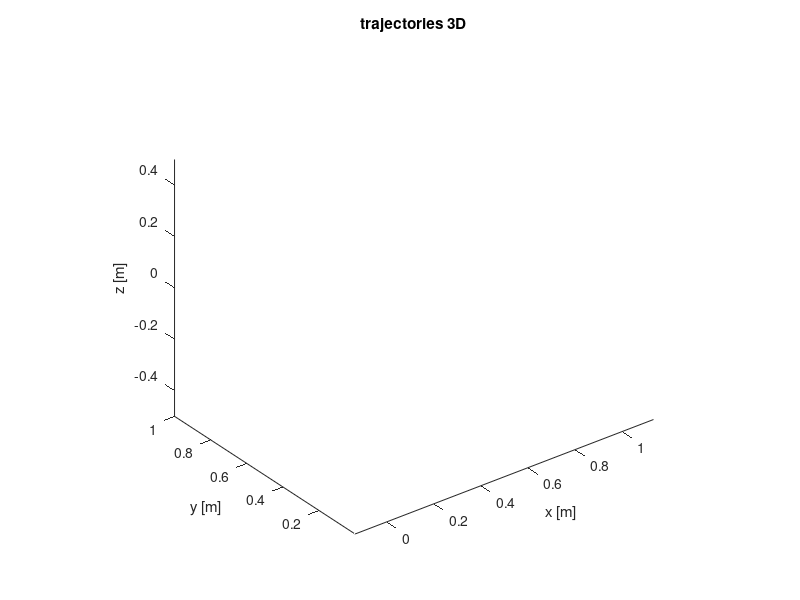

Here is the MATLAB script that generated this plot: (Note: this script raises an error after producing the figure.)
no_begin=50;
no_end=24+14;
% %% Plot results
% figure(7)
% clf
% 
% ax1 = subplot(2,1,1);
% title('trajectory of COM 3d')
% xlabel('x [m]') % x-axis label
% ylabel('y [m]') % y-axis label
% zlabel('z [m]') % z-axis label
% view(3)
% hold on
% plot3(xc,yc,zc,'-*k')
% hold off
% legend('COM','Location','southeast')
% 
% ax2 = subplot(2,1,2);
% title('trajectories 3d')
% xlabel('x [m]') % x-axis label
% ylabel('y [m]') % y-axis label
% zlabel('z [m]') % z-axis label
% view(3)
% hold on
% plot3(xz,yz,zz,'-*g')
% 
% plot3(xz_up,yz_up,zz_up,'-*r')
% plot3(xz_down,yz_down,zz_down,'-*m')
% 
% plot3(xcapture,ycapture,zcapture,'-*b')
% hold off
% hold on;
% pstep=[xstep ystep];
% psi=zeros(size(pstep,1)*3,1);
% firstSS=(phase_type(2)=='r');
% 
% XY=drawing_rectangle_rotate(pstep,psi,backtoankle,fronttoankle,exttoankle,inttoankle,firstSS);
% for j=1:length(pstep)
%     plot3(XY(j,1:5),XY(j,6:10),repmat(zstep(j),1,5),'-k','LineWidth',2)
% end
% 
% XY=drawing_rectangle_rotate(pstep,psi,backtoankle-sole_margin,fronttoankle-sole_margin,exttoankle-sole_margin,inttoankle-sole_margin,firstSS);
% for j=1:length(pstep)
%     plot3(XY(j,1:5),XY(j,6:10),repmat(zstep(j),1,5),':k','LineWidth',2)
% end
% 
% XY=drawing_rectangle_rotate(pstep,psi,backtoankle+4*sole_margin,fronttoankle+4*sole_margin,exttoankle+4*sole_margin,inttoankle+4*sole_margin,firstSS);
% for j=1:length(pstep)
%     fill3(XY(j,1:5),XY(j,6:10),repmat(zstep(j),1,5),[132,200,225]/255,'LineStyle','none')
% end
% hold off
% hlink = linkprop([ax1,ax2],{'CameraPosition','CameraUpVector'}); 
% rotate3d on
% 
% legend('CoP','CoP up','CoP down','Capture point','Location','southeast')

%% Plot results 3D
figure(8)
clf

title('trajectories 3D')
xlabel('x [m]') % x-axis label
ylabel('y [m]') % y-axis label
zlabel('z [m]') % z-axis label
axis equal
view(3)
hold on
plot3(xc,yc,zc-h_com*0+0.0,'-*k')
legend('COM','Location','southeast')

plot3(xz,yz,zz,'-*g')

plot3(xz_up,yz_up,zz_up,'-*r')
plot3(xz_down,yz_down,zz_down,'-*m')

plot3(xcapture,ycapture,zcapture,'-*b')

plot3(xdcm,ydcm,zdcm-h_com*0+0.0,'-*b')
hold off
hold on;
XY=drawing_rectangle_rotate(pstep,psi,backtoankle,fronttoankle,exttoankle,inttoankle,firstSS);
for j=1:length(pstep)
    plot3(XY(j,1:5),XY(j,6:10),repmat(zstep(j),1,5),'-k','LineWidth',2)
end

XY=drawing_rectangle_rotate(pstep,psi,backtoankle-sole_margin,fronttoankle-sole_margin,exttoankle-sole_margin,inttoankle-sole_margin,firstSS);
for j=1:length(pstep)
    plot3(XY(j,1:5),XY(j,6:10),repmat(zstep(j),1,5),':k','LineWidth',2)
end

XY=drawing_rectangle_rotate(pstep,psi,backtoankle+4*sole_margin,fronttoankle+4*sole_margin,exttoankle+4*sole_margin,inttoankle+4*sole_margin,firstSS);
for j=1:length(pstep)
    fill3(XY(j,1:5),XY(j,6:10),repmat(zstep(j),1,5),[132,200,225]/255,'LineStyle','none')
end
hold off
legend('COM','CoP','CoP up','CoP down','Capture point','Location','southeast')



%% Plot results top view
figure(13)
clf

title('trajectories 3D')
xlabel('x [m]') % x-axis label
ylabel('y [m]') % y-axis label
axis equal
% axis image
hold on
plot(xc(1:length(xvcom_ref)-no_end),yc(1:length(xvcom_ref)-no_end),'-*k')
legend('COM','Location','southeast')

plot(xz(1:length(xvcom_ref)-no_end),yz(1:length(xvcom_ref)-no_end),'-*g')

plot(xz_up(1:length(xvcom_ref)-no_end),yz_up(1:length(xvcom_ref)-no_end),'-*r')
plot(xz_down(1:length(xvcom_ref)-no_end),yz_down(1:length(xvcom_ref)-no_end),'-*m')

% plot(xcapture,ycapture,'-*b')

% plot(xdcm,ydcm,'-*b')
hold off

hold on;
XY=drawing_rectangle_rotate(pstep,psi,backtoankle,fronttoankle,exttoankle,inttoankle,firstSS);
for j=1:length(pstep)
    plot(XY(j,1:5),XY(j,6:10),'-k','LineWidth',2)
end

XY=drawing_rectangle_rotate(pstep,psi,backtoankle-sole_margin,fronttoankle-sole_margin,exttoankle-sole_margin,inttoankle-sole_margin,firstSS);
for j=1:length(pstep)
    plot(XY(j,1:5),XY(j,6:10),':k','LineWidth',2)
end

        
% plot(p_sommet{1}(1)+xstep(12:13),p_sommet{1}(2),'*b')
% for j=2:number_level
%     plot(p_sommet{j}(1:3:end)+xstep(12:13),p_sommet{j}(2:3:end),'-*b')
% end
% 
% for j=1:number_level-1
%     for k=1:size(edge{j},1)
%          plot(edge{j}(k,1:3:end)+xstep(12:13),edge{j}(k,2:3:end),'-r')
%     end
% end

% XY=drawing_rectangle_rotate(pstep,psi,backtoankle+4*sole_margin,fronttoankle+4*sole_margin,exttoankle+4*sole_margin,inttoankle+4*sole_margin,firstSS);
% for j=1:length(pstep)
%     fill3(XY(j,1:5),XY(j,6:10),[132,200,225]/255,'LineStyle','none')
% end

% plot(pstep(:,1),pstep(:,2),'o');
% plot(pstep(:,1)+xtranslate_step,pstep(:,2),'*');
hold off
legend('COM','CoP','CoP up','CoP down','Location','southeast')

%% Plot results Zeta
figure(10)
clf
title('zeta')
xlabel('t [s]') % x-axis label
ylabel('zeta [s^2]') % y-axis label
hold on
plot(phase_duration_sampling_cumul,zeta_up_ref,'-*')
plot(phase_duration_sampling_cumul,zeta_down_ref,'-*')
plot([0;phase_duration_sampling_cumul(1:size(zeta)-1)],zeta,'*')
plot([0:size(zc_discret,1)-1]*0.005,(zc_discret-zz_discret*0)./(zddc_discret+g),'-')
hold off
legend('Zeta up','Zeta down','Zeta','Location','southeast')

%% Plot results COM frontal
figure(11)
clf
title('COM frontal')
xlabel('y [m]') % x-axis label
ylabel('z [m]') % y-axis label
axis equal
% axis image
hold on
plot(yc(no_begin+1:vcom_change),zc(no_begin+1:vcom_change),'*b')
h1=plot(yc_discret(no_begin*20+1:round(end/2)+5*20),zc_discret(no_begin*20+1:round(end/2)+5*20),'b');

plot(yc(vcom_change+1:(length(xvcom_ref)-no_end)),zc(vcom_change+1:(length(xvcom_ref)-no_end)),'*r')
h2=plot(yc_discret(round(end/2)+5*20:end-no_end*20),zc_discret(round(end/2)+5*20:end-no_end*20),'r');

hold off
legend([h1,h2],{['COM wth spd ' num2str(vcom_1) 'm.s-1'],['COM with spd ' num2str(vcom_2) 'm.s-1']},'Location','southeast')

%% Plot results COM sagittal
switch kinematic_limit
    case ''
        xstep_sampling=Px_step_ref(1:end-15,:)*xstep;
        ystep_sampling=Px_step_ref(1:end-15,:)*ystep;
        zstep_sampling=zzmp_ref(1:end-15);

        xdiff_c_step=xc-xstep_sampling;
        ydiff_c_step=yc-ystep_sampling;


        a=tan(angle_successive(1:end-1)');
        b=[polyhedron_lim(1:end-1)./cos(angle_successive(1:end-1))]';

        z=[xdiff_c_step*a+repmat(b,size(xdiff_c_step,1),1) ydiff_c_step*a+repmat(b,size(ydiff_c_step,1),1)]+zstep_sampling;

        xstep_sampling=[Px_step_ref(1:2,:);Px_step_ref(1:end-17,:)]*xstep;
        ystep_sampling=[Px_step_ref(1:2,:);Px_step_ref(1:end-17,:)]*ystep;
        zstep_sampling=[zzmp_ref(1:2);zzmp_ref(1:end-17)];

        xdiff_c_step=xc-xstep_sampling;
        ydiff_c_step=yc-ystep_sampling;


        a=tan(angle_successive(1:end-1)');
        b=[polyhedron_lim(1:end-1)./cos(angle_successive(1:end-1))]';

        z=[z [xdiff_c_step*a+repmat(b,size(xdiff_c_step,1),1) ydiff_c_step*a+repmat(b,size(ydiff_c_step,1),1)]+zstep_sampling];

        zmax=min(z,[],2);

        figure(12)
        clf
        title('COM sagittal')
        xlabel('x [m]') % x-axis label
        ylabel('z [m]') % y-axis label
        axis equal
%         axis image
        hold on
        plot(xc(1:vcom_change),zc(1:vcom_change),'*b')
        h1=plot(xc_discret(1:vcom_change*20),zc_discret(1:vcom_change*20),'b');

        plot(xc(vcom_change+1:end),zc(vcom_change+1:end),'*r')
        h2=plot(xc_discret(vcom_change*20+1:end),zc_discret(vcom_change*20+1:end),'r');


        h3=plot(xc(1:120),zmax(1:120),'*-');
        h4=[];
        for i=1:size(xstep,1)-2
            h4=plot([-0.52:0.01:0.52]+xstep(i),[min([-0.52:0.01:0.52]'*a+repmat(b,size([-0.52:0.01:0.52],1),1),[],2) repmat(-polyhedron_lim(end),size([-0.52:0.01:0.52]',1))],'k');
        end

        hold off
        if isempty(h4)
            legend([h1,h2,h3],{['COM wth spd ' num2str(vcom_1) 'm.s-1'],['COM with spd ' num2str(vcom_2) 'm.s-1'],'limit max COM height'},'Location','southeast')
        else
            legend([h1,h2,h3,h4(1)],{['COM wth spd ' num2str(vcom_1) 'm.s-1'],['COM with spd ' num2str(vcom_2) 'm.s-1'],'limit max COM height','kinematic limits polyhedron'},'Location','southeast')
        end
    case 'hexagon'
        xstep_sampling=Px_step_ref(1:end-15,:)*xstep;
        ystep_sampling=Px_step_ref(1:end-15,:)*ystep;
        zstep_sampling=zzmp_ref(1:end-15);

        xdiff_c_step=xc-xstep_sampling;
        ydiff_c_step=yc-ystep_sampling;


        % a=tan(angle_successive(1:end-1)');
        % b=[polyhedron_lim(1:end-1)./cos(angle_successive(1:end-1))]';

        % z=[xdiff_c_step*a+repmat(b,size(xdiff_c_step,1),1) ydiff_c_step*a+repmat(b,size(ydiff_c_step,1),1)]+zstep_sampling;

        z=[];
        for i=1:size(plan_hexagon,2)
            for j=1:size(plan_hexagon{i},1)
                z=[z -(plan_hexagon{i}(j,1)*xdiff_c_step+plan_hexagon{i}(j,2)*ydiff_c_step+plan_hexagon{i}(j,4))/plan_hexagon{i}(j,3)];
            end
        end

        xstep_sampling=[Px_step_ref(1:2,:);Px_step_ref(1:end-17,:)]*xstep;
        ystep_sampling=[Px_step_ref(1:2,:);Px_step_ref(1:end-17,:)]*ystep;
        zstep_sampling=[zzmp_ref(1:2);zzmp_ref(1:end-17)];

        xdiff_c_step=xc-xstep_sampling;
        ydiff_c_step=yc-ystep_sampling;


        % a=tan(angle_successive(1:end-1)');
        % b=[polyhedron_lim(1:end-1)./cos(angle_successive(1:end-1))]';
        % 
        % z=[z [xdiff_c_step*a+repmat(b,size(xdiff_c_step,1),1) ydiff_c_step*a+repmat(b,size(ydiff_c_step,1),1)]+zstep_sampling];

        for i=1:size(plan_hexagon,2)
            for j=1:size(plan_hexagon{i},1)
                z=[z -(plan_hexagon{i}(j,1)*xdiff_c_step+plan_hexagon{i}(j,2)*ydiff_c_step+plan_hexagon{i}(j,4))/plan_hexagon{i}(j,3)];
            end
        end

        z=z+zstep_sampling;

        [zmax,indices]=min(z,[],2);

        figure(12)
        clf
        title('COM sagittal')
        xlabel('x [m]') % x-axis label
        ylabel('z [m]') % y-axis label
        axis equal
%         axis image
        hold on
        plot(xc(1:vcom_change),zc(1:vcom_change),'*b')
        h1=plot(xc_discret(1:vcom_change*20),zc_discret(1:vcom_change*20),'b');

        plot(xc(vcom_change+1:end),zc(vcom_change+1:end),'*r')
        h2=plot(xc_discret(vcom_change*20+1:end),zc_discret(vcom_change*20+1:end),'r');


        h3=plot(xc(1:120),zmax(1:120),'*-');
        h4=[];
        % for i=1:size(xstep,1)-2
        %     h4=plot([-0.52:0.01:0.52]+xstep(i),[min([-0.52:0.01:0.52]'*a+repmat(b,size([-0.52:0.01:0.52],1),1),[],2) repmat(-polyhedron_lim(end),size([-0.52:0.01:0.52]',1))],'k');
        % end
        h5=plot(pstep(:,1),h_com,'o');

        hold off
        if isempty(h4)
            legend([h1,h2,h3],{['COM wth spd ' num2str(vcom_1) 'm.s-1'],['COM with spd ' num2str(vcom_2) 'm.s-1'],'limit max COM height'},'Location','southeast')
        else
            legend([h1,h2,h3,h4(1)],{['COM wth spd ' num2str(vcom_1) 'm.s-1'],['COM with spd ' num2str(vcom_2) 'm.s-1'],'limit max COM height','kinematic limits polyhedron'},'Location','southeast')
        end
        
    case 'hexagonTranslation'
%         translation_y=ystep_l_0*1;
        
        xstep_sampling=Px_step_ref(1:end-15,:)*xstep;
        ystep_sampling=Px_step_ref(1:end-15,:)*ystep;
        zstep_sampling=zzmp_ref(1:end-15);
%         xstep_sampling=Px_step_ref(2:end-14,:)*xstep;
%         ystep_sampling=Px_step_ref(2:end-14,:)*ystep;
%         zstep_sampling=zzmp_ref(2:end-14);

        xdiff_c_step=xc-(xstep_sampling+translation_x);
        ydiff_c_step=yc-(ystep_sampling-(sign(ystep_sampling))*translation_y);

        z=[];
        for i=1:size(plan_hexagon,2)
            for j=1:size(plan_hexagon{i},1)
                z=[z -(plan_hexagon{i}(j,1)*xdiff_c_step+plan_hexagon{i}(j,2)*ydiff_c_step+plan_hexagon{i}(j,4))/plan_hexagon{i}(j,3)];
            end
        end

        xstep_sampling=[Px_step_ref(1:2,:);Px_step_ref(1:end-17,:)]*xstep;
        ystep_sampling=[Px_step_ref(1:2,:);Px_step_ref(1:end-17,:)]*ystep;
        zstep_sampling=[zzmp_ref(1:2);zzmp_ref(1:end-17)];

        xdiff_c_step=xc-(xstep_sampling+translation_x);
        ydiff_c_step=yc-(ystep_sampling-(sign(ystep_sampling))*translation_y);

        for i=1:size(plan_hexagon,2)
            for j=1:size(plan_hexagon{i},1)
                z=[z -(plan_hexagon{i}(j,1)*xdiff_c_step+plan_hexagon{i}(j,2)*ydiff_c_step+plan_hexagon{i}(j,4))/plan_hexagon{i}(j,3)];
            end
        end

        z=z+zstep_sampling;

        [zmax,indices]=min(z,[],2);

        figure(12)
        clf
        title('COM sagittal')
        xlabel('x [m]') % x-axis label
        ylabel('z [m]') % y-axis label
        axis equal
%         axis square
        hold on
        plot(xc(1:vcom_change),zc(1:vcom_change),'*b')
        h1=plot(xc_discret(1:round(end/2)+5*20),zc_discret(1:round(end/2)+5*20),'b');

        plot(xc(vcom_change+1:length(xvcom_ref)-no_end),zc(vcom_change+1:length(xvcom_ref)-no_end),'*r')
        h2=plot(xc_discret(round(end/2)+5*20:end-no_end*20),zc_discret(round(end/2)+5*20:end-no_end*20),'r');


        h3=plot(xc(1:length(xvcom_ref)-no_end),zmax(1:length(xvcom_ref)-no_end),'*-');
        h4=[];
        % for i=1:size(xstep,1)-2
        %     h4=plot([-0.52:0.01:0.52]+xstep(i),[min([-0.52:0.01:0.52]'*a+repmat(b,size([-0.52:0.01:0.52],1),1),[],2) repmat(-polyhedron_lim(end),size([-0.52:0.01:0.52]',1))],'k');
        % end
        h5=plot(pstep(:,1),h_com,'o');

        hold off
        if isempty(h4)
            legend([h1,h2,h3],{['COM wth spd ' num2str(vcom_1) 'm.s-1'],['COM with spd ' num2str(vcom_2) 'm.s-1'],'limit max COM height'},'Location','southeast')
        else
            legend([h1,h2,h3,h4(1)],{['COM wth spd ' num2str(vcom_1) 'm.s-1'],['COM with spd ' num2str(vcom_2) 'm.s-1'],'limit max COM height','kinematic limits polyhedron'},'Location','southeast')
        end
end


%%
%% Plot results COM velocity
figure(14)
clf
title('COM velocity along x-axis')
xlabel('t [s]') % x-axis label
ylabel('x com velocity [m.s^-1]') % y-axis label
hold on
plot([0;phase_duration_sampling_cumul(1:size(xdc,1)-1)],xdc)
plot([0;phase_duration_sampling_cumul(1:size(xvcom_ref,1)-1)],xvcom_ref)
temp_vcom=smooth(xvcom_ref,16);
plot([0;phase_duration_sampling_cumul(1:size(temp_vcom,1)-1)],temp_vcom)

plot([0;phase_duration_sampling_cumul(1:size(yz,1)-1)],yz*10+0.3)

hold off
legend('COM vel','COM vel ref','Location','southeast')
